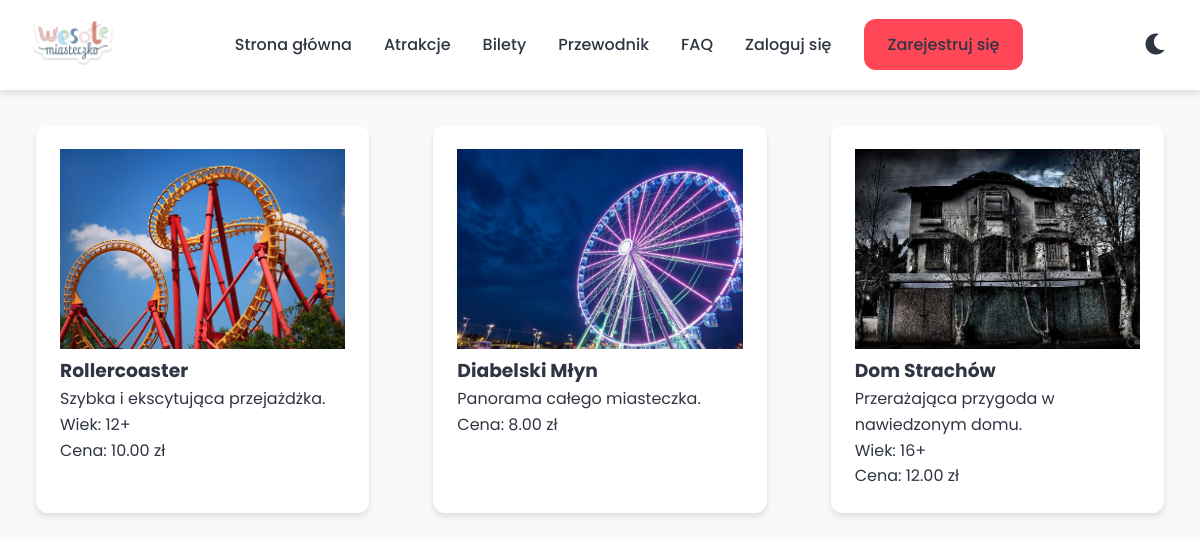
The page /attractions.php on the database its author committed.
### tables this page shows
CREATE TABLE IF NOT EXISTS `atrakcje` (
  `id_atrakcji` int(11) NOT NULL AUTO_INCREMENT,
  `id_pracownika` int(11) NOT NULL,
  `nazwa` varchar(100) NOT NULL,
  `opis` text DEFAULT NULL,
  `ograniczenie_wiekowe` int(11) DEFAULT NULL,
  `cena_wejscia` decimal(10,2) NOT NULL,
  PRIMARY KEY (`id_atrakcji`),
  KEY `id_pracownika` (`id_pracownika`)
);

### attractions.php (the view, shortened to what this page needs)
<?php
require_once 'connect.php';
include 'header.php';
$query = "SELECT * FROM atrakcje";
$result = mysqli_query($conn, $query);
?>
<!DOCTYPE html>
<html lang="pl">
<head>
    <link rel="stylesheet" href="style.css">
</head>
<body>
    <div class="container">
        <h1>Nasze Atrakcje</h1>
        <div class="filter-container">
            <button class="filter-btn active" data-age="0">Wszystkie</button>
            <button class="filter-btn" data-age="7">7+</button>
            <button class="filter-btn" data-age="12">12+</button>
            <button class="filter-btn" data-age="16">16+</button>
        </div>
        <div class="attractions-grid">
            <?php while($attraction = mysqli_fetch_assoc($result)): ?>
                <div class="card attraction-card">
                    <img src="images/attractions/<?php echo $attraction['id_atrakcji']; ?>.jpg"
                         alt="<?php echo $attraction['nazwa']; ?>">
                    <h3><?php echo $attraction['nazwa']; ?></h3>
                    <p><?php echo $attraction['opis']; ?></p>
                    <?php if($attraction['ograniczenie_wiekowe']): ?>
                        <p class="age-restriction">Wiek: <?php echo $attraction['ograniczenie_wiekowe']; ?>+</p>
                    <?php endif; ?>
                    <p class="price">Cena: <?php echo $attraction['cena_wejscia']; ?> zł</p>
                </div>
            <?php endwhile; ?>
        </div>
    </div>
</body>
</html>

### header.php (shortened to what this page needs)
<!DOCTYPE html>
<html lang="pl">
<head>
    <link rel="stylesheet" href="style.css">
    <link rel="stylesheet" href="https://cdnjs.cloudflare.com/ajax/libs/font-awesome/6.0.0/css/all.min.css">
</head>
<body>
    <nav class="navbar">
        <div class="nav-container">
            <div class="logo">
                <a href="index.php">
                    <img src="images/logo.png" alt="Wesołe Miasteczko Logo">
                </a>
            </div>
            <div class="nav-links">
                <a href="index.php">Strona główna</a>
                <a href="attractions.php">Atrakcje</a>
                <a href="tickets.php">Bilety</a>
                <a href="guidetour.php">Przewodnik</a>
                <a href="faq.php">FAQ</a>
                <?php if(isset($_SESSION['user_id'])): ?>
                    <div class="user-menu">
                        <span>Witaj, <?php echo htmlspecialchars($_SESSION['user_name']); ?></span>
                        <?php if(isset($_SESSION['is_admin']) && $_SESSION['is_admin']): ?>
                            <a href="admin/dashboard.php">Panel Admin</a>
                        <?php endif; ?>
                        <a href="logout.php">Wyloguj się</a>
                    </div>
                <?php else: ?>
                    <a href="login.php">Zaloguj się</a>
                    <a href="register.php" class="btn btn-primary">Zarejestruj się</a>
                <?php endif; ?>
            </div>
            <button class="theme-toggle">
                <i class="fas fa-moon"></i>
            </button>
        </div>
    </nav>
    <div class="content-wrapper">

### style.css (style rules this page uses)
:root { --primary-color: #ff4757; --secondary-color: #2ed573; --accent-color: #ffa502; --background-color: #f8f9fa; --text-color: #2f3542; --card-bg: #ffffff; --nav-bg: #ffffff; --footer-bg: #2f3542; --footer-text: #ffffff; --shadow: 0 4px 6px rgba(0, 0, 0, 0.1); --border-radius: 12px; --transition: all 0.3s ease; }
* { margin: 0; padding: 0; box-sizing: border-box; }
body { font-family: 'Poppins', sans-serif; background-color: var(--background-color); color: var(--text-color); line-height: 1.6; transition: var(--transition); }
.container { max-width: 1200px; margin: 0 auto; padding: 0 20px; }
.navbar { background-color: var(--nav-bg); padding: 1rem 0; position: fixed; width: 100%; top: 0; z-index: 1000; box-shadow: var(--shadow); }
.nav-container { display: flex; justify-content: space-between; align-items: center; padding: 0 2rem; }
.logo img { height: 50px; }
.nav-links { display: flex; gap: 2rem; align-items: center; }
.nav-links a { color: var(--text-color); text-decoration: none; font-weight: 500; transition: var(--transition); }
.btn { display: inline-block; padding: 0.8rem 1.5rem; border-radius: var(--border-radius); text-decoration: none; font-weight: 600; transition: var(--transition); border: none; cursor: pointer; }
.btn-primary { background-color: var(--primary-color); color: white; }
.card { background-color: var(--card-bg); border-radius: var(--border-radius); padding: 1.5rem; margin: 1rem; box-shadow: var(--shadow); transition: var(--transition); }
.attractions-grid { display: grid; grid-template-columns: repeat(auto-fit, minmax(300px, 1fr)); gap: 2rem; padding: 2rem 0; }
.attraction-card { position: relative; overflow: hidden; border-radius: var(--border-radius); background-color: var(--card-bg); }
.attraction-card img { width: 100%; height: 200px; object-fit: cover; }
.theme-toggle { background: none; border: none; color: var(--text-color); font-size: 1.5rem; cursor: pointer; transition: var(--transition); }

### rows shown on the page
atrakcje: shows a picture, nazwa "Rollercoaster", opis "Szybka i ekscytująca przejażdżka.", ograniczenie_wiekowe "12", cena_wejscia "10.00"
atrakcje: shows a picture, nazwa "Diabelski Młyn", opis "Panorama całego miasteczka.", cena_wejscia "8.00"
atrakcje: shows a picture, nazwa "Dom Strachów", opis "Przerażająca przygoda w nawiedzonym domu.", ograniczenie_wiekowe "16", cena_wejscia "12.00"
